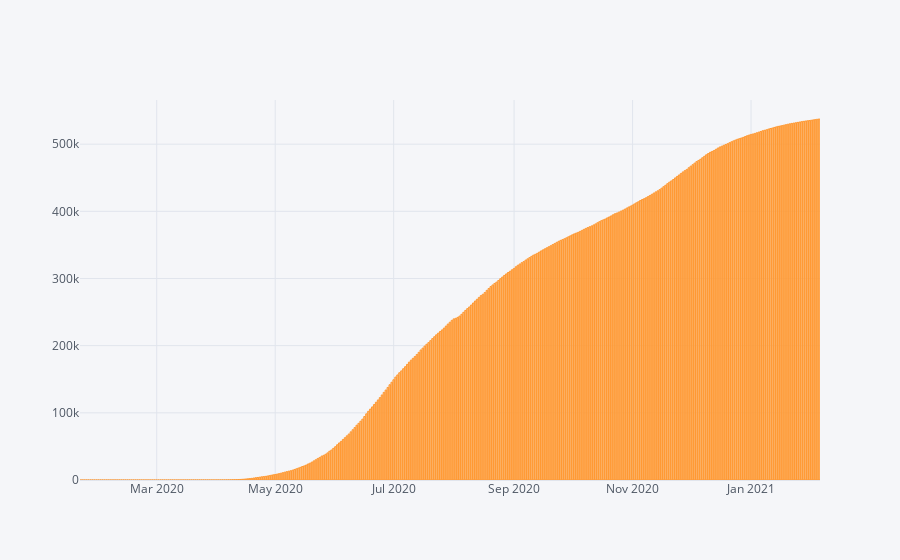

This figure's notebook cell:
### Markdown cell above
### Plotting/ Visualization

### Code cell
confirmed.iplot(kind='bar', x='Date', y='Confirmed')

### Figure 1 — Plotly figure (JSON) as saved in the notebook; plotly's stock layout.template omitted (floating-point values rounded to 4 significant figures; data arrays with more than 128 entries replaced by an {"elided": "..."} marker saying what was removed)
{"data": [{"marker": {"color": "rgba(255, 153, 51, 0.6)", "line": {"color": "rgba(255, 153, 51, 1.0)", "width": 1}}, "name": "Confirmed", "orientation": "v", "text": "", "type": "bar", "x": {"elided": "381 str values"}, "y": {"elided": "381 int values"}}], "layout": {"legend": {"bgcolor": "#F5F6F9", "font": {"color": "#4D5663"}}, "paper_bgcolor": "#F5F6F9", "plot_bgcolor": "#F5F6F9", "title": {"font": {"color": "#4D5663"}}, "xaxis": {"gridcolor": "#E1E5ED", "showgrid": true, "tickfont": {"color": "#4D5663"}, "title": {"font": {"color": "#4D5663"}, "text": ""}, "zerolinecolor": "#E1E5ED"}, "yaxis": {"gridcolor": "#E1E5ED", "showgrid": true, "tickfont": {"color": "#4D5663"}, "title": {"font": {"color": "#4D5663"}, "text": ""}, "zerolinecolor": "#E1E5ED"}}}
